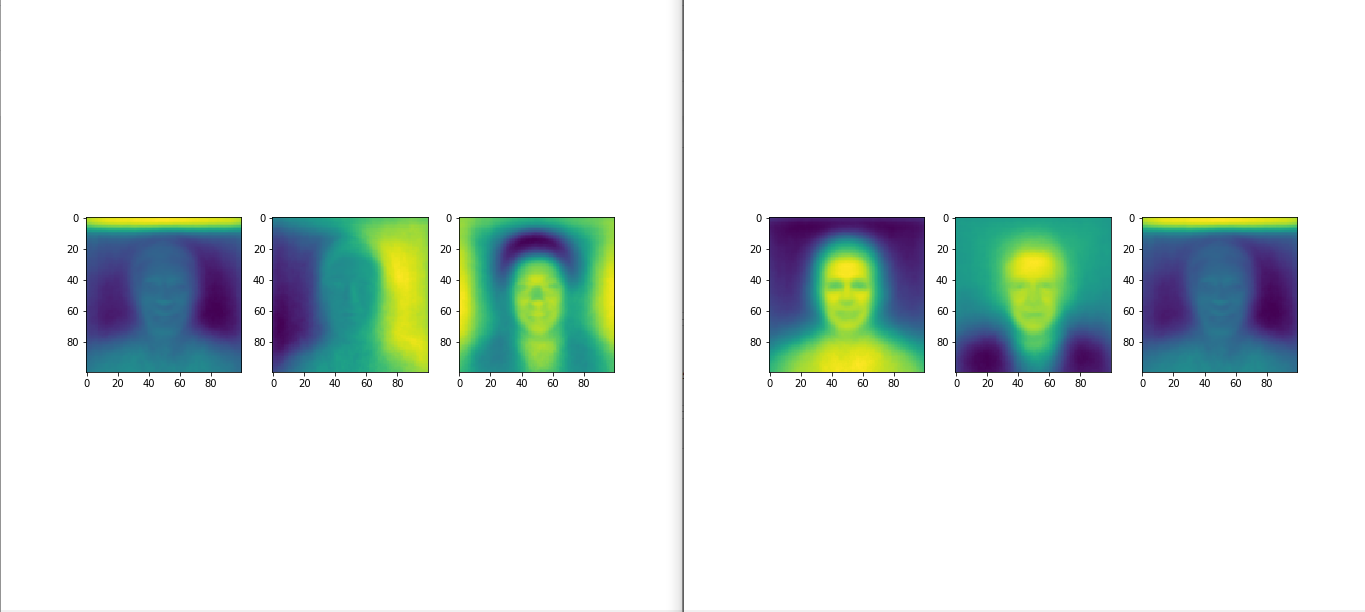
#> input picture eigenfaces.png, 1365 x 612 px, found by its file name; its folder holds only this picture in this run
$ jupyter execute --allow-errors eigen_faces.ipynb
#> lines starting #> are read from the running program, lines starting #| are printed output that depends on the picture; pictures that were not available may be replaced by others from this repository, and a replacement may not be noted
[cell 1]
import numpy as np
import pandas as pd
import matplotlib.pyplot as plt
from PIL import Image
import os

[cell 2]
#function to resize to the resolution 100*100 for computational easing.
def resize(images):
    return image.resize((100,100))

[cell 3]
#this is just to access the data from the 'data' folder.
os.chdir('data/lfw')
labels = []

[cell 4]
#we process each image and store them in an array of size (m,height*width*1),m is number of images NOTE:here we are considering only one channel.
number_images = 0
images  = []
for i in os.listdir():
    labels.append(i) #appending the name of the image
    image = Image.open(i+'/'+os.listdir('./'+i)[0])
#> image is the input picture: PIL image 1365x612 RGBA; mean R, G, B, A 222.5, 231.6, 228.8, 255
    image = resize(image)
#> in resize, `return image.resize((100,100))`:
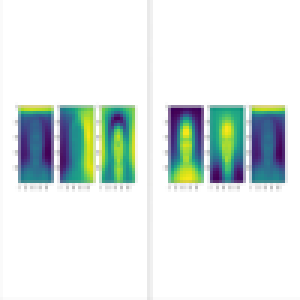
#> returned value: PIL image 100x100 RGBA (shown 3 times larger); mean R, G, B, A 222.4, 231.5, 228.7, 255
    image = image.convert(mode='L')
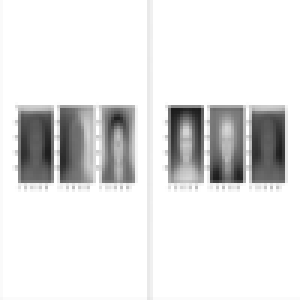
#> image: PIL image 100x100 L (shown 3 times larger); min 27, max 255, mean 228.4
    number_images = number_images +1
    images.append(np.asarray(image))
images = np.asarray(images)

[cell 5]
#let us look at the resized image
plt.imshow(images[0])
flattened_images = images.reshape(images.shape[0],images.shape[1]*images.shape[2])
print(flattened_images.shape)
#| (1, 10000)

[cell 6]
#Using svd to decompose the flattened images into the constituent matrices. U (X*X') matrix composed of eigen vectors to project upon. S is a diagonal matrix with eigen values.V (x'*X)
U,S,V = np.linalg.svd(flattened_images.T)
#> S = [23527.1]; V = [1]

[cell 7]
print(U.shape)
#| (10000, 10000)
#here we calculate the new coordinates of the image in the new basis of dimension 300
#300 is a considerable decrease from 10k values. So algorithm considers only the most relevant features from the images.
new_basis_images = np.dot(flattened_images,U[:,:300])
first_image_new_components = new_basis_images[0,:]
#> first_image_new_components = 300 values, max 23527.1 at index 0, min 4.12e-12 at index 200, mean 78.42

[cell 8]
#visualizing the basis vectors . As seen, they will look like faces ,eigen faces.
fig = plt.figure()
prev_j = 0
#> (the rest of this cell did not finish here and is left out)

[cell 9]
#reconstructing the face again from the 300 components taken.
linear_combination = np.zeros((10000,1))
for i in range(0,300):
    linear_combination = +np.dot(first_image_new_components[i],U[:,i])

[cell 10]
plt.imshow(linear_combination.reshape(100,100))
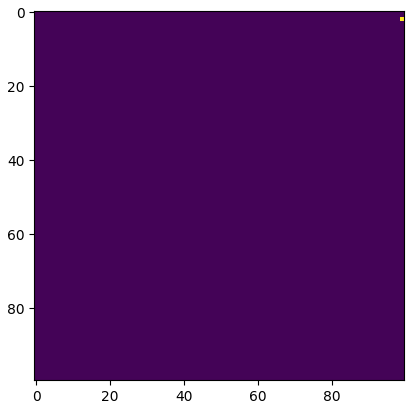
#> figure drawn by matplotlib, 1 panel

[cell 11]
first_image_new_components.shape
#> Out = (300,)
